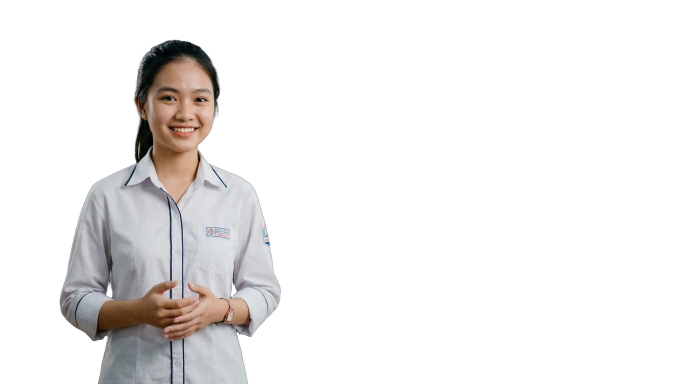
#> input picture cutout_test_s1.png, 1376 x 768 px, given in place of hoang_nam_keyframe_v3_1794387687143.jpg, which was not available (shown at 1/2 size)
$ python build_b5_nhom2_keyframes.py
#> lines starting #> are read from the running program, lines starting #| are printed output that depends on the picture
"""
Build Script for Lesson 5 Group 2 Keyframes (V6 & V7 - 10 Keyframes)
Strict adherence to 16:9 ratio, zero-text, zero-watermarks, character consistency,
and ample clean negative space (60-70%) for Python Hologram HUD animation.
"""

import os
import math
from PIL import Image, ImageFilter, ImageEnhance, ImageDraw, ImageOps
import numpy as np

WORK_DIR = r"C:\Users\vuasu\.gemini\antigravity\scratch\AIvid"
RAW_DIR = os.path.join(WORK_DIR, "_raw_assets")
KEYFRAMES_DIR = os.path.join(WORK_DIR, "keyframes")

V6_DIR = os.path.join(KEYFRAMES_DIR, "V6_B5_Nhom2_TocDo_VanToc")
V7_DIR = os.path.join(KEYFRAMES_DIR, "V7_B5_Nhom2_TongHop_VanToc")

os.makedirs(V6_DIR, exist_ok=True)
os.makedirs(V7_DIR, exist_ok=True)

TARGET_W, TARGET_H = 1376, 768

print("==================================================")
print("BUILDING 10 KEYFRAMES FOR LESSON 5 - GROUP 2 (V6 & V7)")
print("==================================================")

# ==============================================================================
# 1. VIDEO 6: V6_B5_Nhom2_TocDo_VanToc (5 SCENES)
# MC: Hoàng Nam (16yo male, modern square glasses, graphite-grey tech jacket)
# Theme: Drone Robotics & Telemetry Lab, Coastal GPS Cyclist, Mountain S-Curve, Walkway
# ==============================================================================
print("\n--- Processing Video 6: V6_B5_Nhom2_TocDo_VanToc ---")

# V6_S01: Master MC Lead (Hoàng Nam in Drone Robotics Lab)
# Source: Master Image from AI generation
v6_s1_src = r"C:\Users\vuasu\.gemini\antigravity\brain\e501ff20-cc5a-4d2f-9d59-919ab50c546e\hoang_nam_keyframe_v3_1794387687143.jpg"
v6_s1 = Image.open(v6_s1_src).convert("RGB")
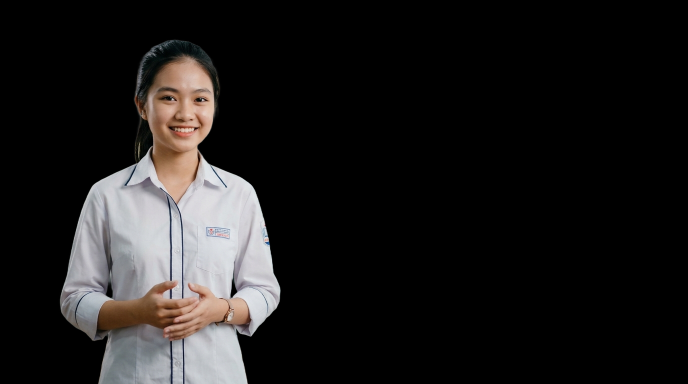
#> v6_s1: PIL image 1376x768 RGB (shown at 1/2 size); mean R, G, B 29.4, 27.8, 27.4
if v6_s1.size != (TARGET_W, TARGET_H):
    v6_s1 = v6_s1.resize((TARGET_W, TARGET_H), Image.Resampling.LANCZOS)
v6_s1_dst = os.path.join(V6_DIR, "s1.png")
v6_s1.save(v6_s1_dst, "PNG")
print(f"Saved V6_S01: {v6_s1_dst} ({v6_s1.size})")
#| Saved V6_S01: C:\Users\vuasu\.gemini\antigravity\scratch\AIvid/keyframes/V6_B5_Nhom2_TocDo_VanToc/s1.png ((1376, 768))

# V6_S02: High-angle Coastal Road Cyclist (GPS Telemetry)
# Source: Pacific Coast Highway (5767 x 3234)
v6_s2_src = os.path.join(RAW_DIR, "v6_s2_coastal.jpg")
img_s2 = Image.open(v6_s2_src).convert("RGB")
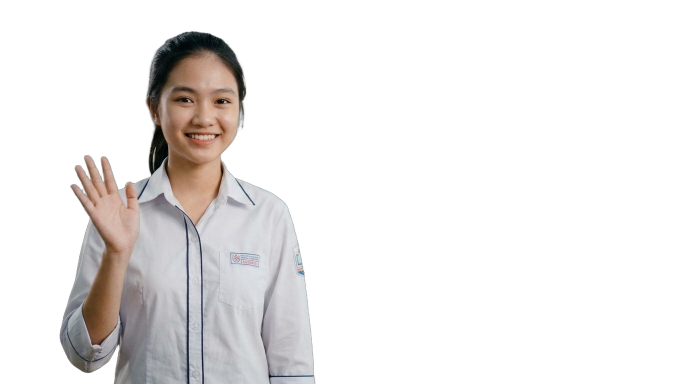
#> input picture cutout_test_s9.png, 1376 x 768 px, given in place of v6_s2_coastal.jpg, which was not available (shown at 1/2 size)
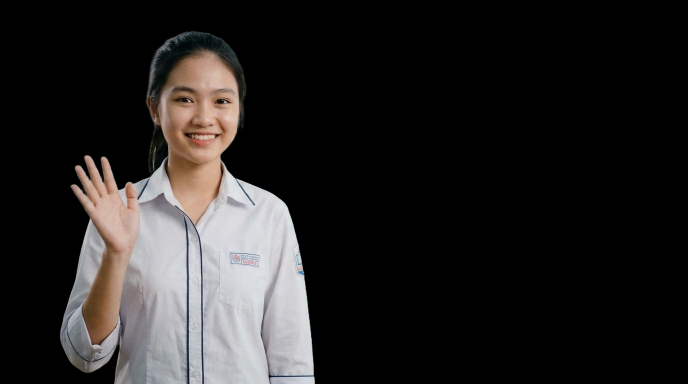
#> img_s2: PIL image 1376x768 RGB (shown at 1/2 size); mean R, G, B 36.9, 34.7, 34.2
iw, ih = img_s2.size
#> iw = 1376; ih = 768
# Crop 16:9 from center-upper region to showcase road, ocean, and cyclist
target_ih = int(iw * TARGET_H / TARGET_W)
#> target_ih = 768
top = int((ih - target_ih) * 0.40)
#> top = 0
v6_s2 = img_s2.crop((0, top, iw, top + target_ih)).resize((TARGET_W, TARGET_H), Image.Resampling.LANCZOS)
# Enhance ocean turquoise and road contrast
v6_s2 = ImageEnhance.Color(v6_s2).enhance(1.08)
v6_s2 = ImageEnhance.Contrast(v6_s2).enhance(1.04)
v6_s2_dst = os.path.join(V6_DIR, "s2.png")
v6_s2.save(v6_s2_dst, "PNG")
print(f"Saved V6_S02: {v6_s2_dst} ({v6_s2.size})")
#| Saved V6_S02: C:\Users\vuasu\.gemini\antigravity\scratch\AIvid/keyframes/V6_B5_Nhom2_TocDo_VanToc/s2.png ((1376, 768))

# V6_S03: Mountain S-Curve Road (Vector Trajectory)
# Source: Romania Transfagarasan (3216 x 2136)
v6_s3_src = os.path.join(RAW_DIR, "v6_s3_mountain.jpg")
img_s3 = Image.open(v6_s3_src).convert("RGB")
iw, ih = img_s3.size
target_ih = int(iw * TARGET_H / TARGET_W)
top = int((ih - target_ih) * 0.50)
v6_s3 = img_s3.crop((0, top, iw, top + target_ih)).resize((TARGET_W, TARGET_H), Image.Resampling.LANCZOS)
v6_s3 = ImageEnhance.Color(v6_s3).enhance(1.06)
v6_s3 = ImageEnhance.Contrast(v6_s3).enhance(1.05)
v6_s3_dst = os.path.join(V6_DIR, "s3.png")
v6_s3.save(v6_s3_dst, "PNG")
print(f"Saved V6_S03: {v6_s3_dst} ({v6_s3.size})")
#| Saved V6_S03: C:\Users\vuasu\.gemini\antigravity\scratch\AIvid/keyframes/V6_B5_Nhom2_TocDo_VanToc/s3.png ((1376, 768))

# V6_S04: Modern Airport Terminal Moving Walkway (Signed Velocity Vectors)
# Source: Ohare Neon Walkway (3888 x 2592)
v6_s4_src = os.path.join(RAW_DIR, "ohare_walkway.jpg")
#> (the run stopped early here; a loop or call above may not have finished)
